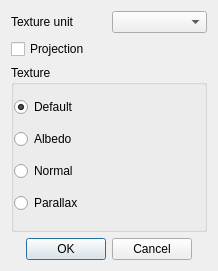
<?xml version="1.0" encoding="UTF-8"?>
<ui version="4.0">
 <class>TextureDialog</class>
 <widget class="QDialog" name="TextureDialog">
  <property name="geometry">
   <rect>
    <x>0</x>
    <y>0</y>
    <width>218</width>
    <height>271</height>
   </rect>
  </property>
  <property name="windowTitle">
   <string>Dialog</string>
  </property>
  <layout class="QGridLayout" name="gridLayout_2">
   <item row="0" column="0">
    <widget class="QLabel" name="label_3">
     <property name="text">
      <string>Texture unit</string>
     </property>
    </widget>
   </item>
   <item row="0" column="1">
    <widget class="QComboBox" name="texture_unit"/>
   </item>
   <item row="2" column="0" colspan="2">
    <widget class="QGroupBox" name="groupBox">
     <property name="title">
      <string>Texture</string>
     </property>
     <layout class="QGridLayout" name="gridLayout">
      <property name="margin">
       <number>0</number>
      </property>
      <property name="spacing">
       <number>0</number>
      </property>
      <item row="1" column="0" colspan="2">
       <widget class="QRadioButton" name="albedo_texture">
        <property name="text">
         <string>Albedo</string>
        </property>
       </widget>
      </item>
      <item row="2" column="0" colspan="2">
       <widget class="QRadioButton" name="normal_texture">
        <property name="text">
         <string>Normal</string>
        </property>
       </widget>
      </item>
      <item row="3" column="0" colspan="2">
       <widget class="QRadioButton" name="parallax_texture">
        <property name="text">
         <string>Parallax</string>
        </property>
       </widget>
      </item>
      <item row="0" column="0" colspan="2">
       <widget class="QRadioButton" name="default_texture">
        <property name="text">
         <string>Default</string>
        </property>
        <property name="checked">
         <bool>true</bool>
        </property>
       </widget>
      </item>
     </layout>
    </widget>
   </item>
   <item row="3" column="0" colspan="2">
    <widget class="QDialogButtonBox" name="buttonBox">
     <property name="standardButtons">
      <set>QDialogButtonBox::Cancel|QDialogButtonBox::Ok</set>
     </property>
     <property name="centerButtons">
      <bool>true</bool>
     </property>
    </widget>
   </item>
   <item row="1" column="0" colspan="2">
    <widget class="QCheckBox" name="projection">
     <property name="text">
      <string>Projection</string>
     </property>
    </widget>
   </item>
  </layout>
 </widget>
 <resources/>
 <connections>
  <connection>
   <sender>buttonBox</sender>
   <signal>accepted()</signal>
   <receiver>TextureDialog</receiver>
   <slot>accept()</slot>
   <hints>
    <hint type="sourcelabel">
     <x>108</x>
     <y>248</y>
    </hint>
    <hint type="destinationlabel">
     <x>108</x>
     <y>135</y>
    </hint>
   </hints>
  </connection>
  <connection>
   <sender>buttonBox</sender>
   <signal>rejected()</signal>
   <receiver>TextureDialog</receiver>
   <slot>reject()</slot>
   <hints>
    <hint type="sourcelabel">
     <x>108</x>
     <y>248</y>
    </hint>
    <hint type="destinationlabel">
     <x>108</x>
     <y>135</y>
    </hint>
   </hints>
  </connection>
  <connection>
   <sender>projection</sender>
   <signal>toggled(bool)</signal>
   <receiver>parallax_texture</receiver>
   <slot>setDisabled(bool)</slot>
   <hints>
    <hint type="sourcelabel">
     <x>108</x>
     <y>49</y>
    </hint>
    <hint type="destinationlabel">
     <x>112</x>
     <y>203</y>
    </hint>
   </hints>
  </connection>
 </connections>
</ui>
